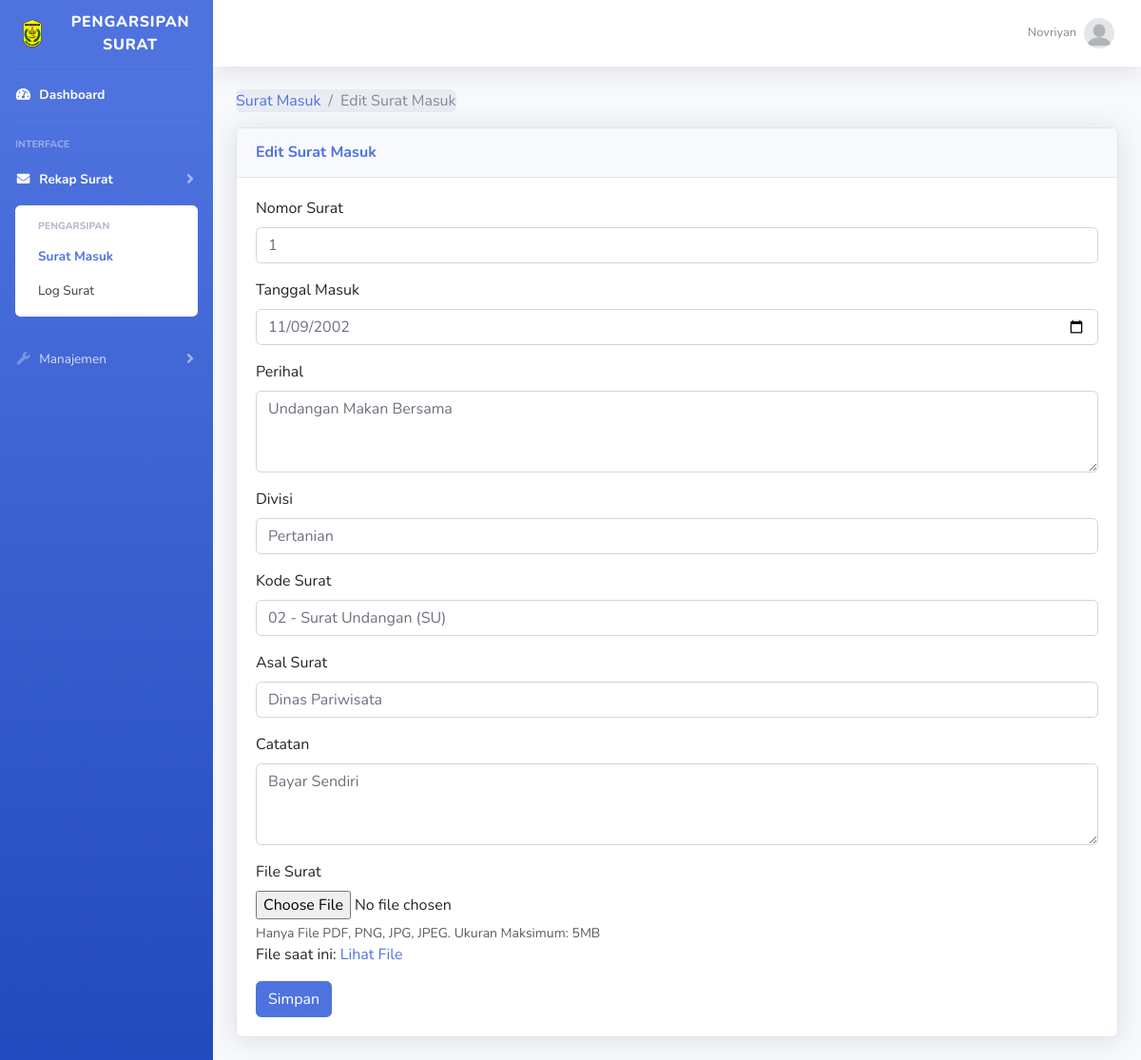
The page /admin/surat_masuk_edit.php?id=28 (signed in) on the database its author committed.
### tables this page shows
CREATE TABLE `user` (
  `id_user` int(3) NOT NULL,
  `nm_user` varchar(100) NOT NULL,
  `username` varchar(70) NOT NULL,
  `password` varchar(50) NOT NULL,
  `role` enum('pegawai','admin') NOT NULL
);

CREATE TABLE `surat_masuk` (
  `id_surat` int(11) NOT NULL,
  `no_surat` varchar(50) NOT NULL,
  `tanggal_masuk` date NOT NULL,
  `perihal` varchar(500) NOT NULL,
  `file_surat` varchar(500) DEFAULT NULL,
  `id_user` int(11) NOT NULL,
  `id_divisi` int(11) NOT NULL,
  `id_kode_surat` int(11) NOT NULL,
  `id_asal_surat` int(11) NOT NULL,
  `catatan` varchar(300) DEFAULT NULL
);

CREATE TABLE `divisi` (
  `id_divisi` int(11) NOT NULL,
  `nama_divisi` varchar(50) NOT NULL
);

CREATE TABLE `kode_surat` (
  `id_kode_surat` int(11) NOT NULL,
  `kode_surat` varchar(50) NOT NULL,
  `keterangan` varchar(50) NOT NULL
);

CREATE TABLE `asal_surat` (
  `id_asal_surat` int(11) NOT NULL,
  `nama_instansi` varchar(200) NOT NULL,
  `alamat_instansi` varchar(200) NOT NULL,
  `no_telpon_instansi` varchar(30) NOT NULL,
  `email_instansi` varchar(100) NOT NULL
);

### admin/surat_masuk_edit.php (the view, shortened to what this page needs)
<?php
include "../koneksi.php";
$id_surat = $_GET['id'];
$query = "SELECT * FROM surat_masuk WHERE id_surat = '$id_surat'";
$result = mysqli_query($conn, $query);
$data_surat = mysqli_fetch_assoc($result);
$divisi_query = mysqli_query($conn, "SELECT * FROM divisi");
$kode_surat_query = mysqli_query($conn, "SELECT * FROM kode_surat");
$asal_surat_query = mysqli_query($conn, "SELECT * FROM asal_surat");
?>
<!DOCTYPE html>
<html lang="en">
<head>
    <link href="https://cdn.jsdelivr.net/npm/bootstrap@5.3.0-alpha1/dist/css/bootstrap.min.css" rel="stylesheet">
    <link href="https://cdn.jsdelivr.net/npm/boxicons@2.1.4/css/boxicons.min.css" rel="stylesheet">
    <link href="../vendor/fontawesome-free/css/all.min.css" rel="stylesheet" type="text/css">
    <link href="../css/sb-admin-2.min.css" rel="stylesheet">
</head>
<body id="page-top">
    <div id="wrapper">
        <ul class="navbar-nav bg-gradient-primary sidebar sidebar-dark accordion" id="accordionSidebar">
            <a class="sidebar-brand d-flex align-items-center justify-content-center" href="index.php">
                <div class="sidebar-brand-icon">
                    <img src="../img/Kayuh_Baimbai.png" alt="Logo" style="width: 50px; height: auto;">
                </div>
                <div class="sidebar-brand-text mx-3">Pengarsipan Surat</div>
            </a>
            <hr class="sidebar-divider my-0">
            <li class="nav-item active">
                <a class="nav-link" href="index.php">
                    <i class="fas fa-fw fa-tachometer-alt"></i>
                    <span>Dashboard</span></a>
            </li>
            <hr class="sidebar-divider">
            <div class="sidebar-heading">
                Interface
            </div>
            <li class="nav-item active">
                <a class="nav-link collapsed" href="#" data-toggle="collapse" data-target="#collapseTwo"
                    aria-expanded="true" aria-controls="collapseTwo">
                    <i class="fas fa-fw fa-envelope"></i>
                    <span>Rekap Surat</span>
                </a>
                <div id="collapseTwo" class="collapse show" aria-labelledby="headingTwo" data-parent="#accordionSidebar">
                    <div class="bg-white py-2 collapse-inner rounded">
                        <h6 class="collapse-header">Pengarsipan</h6>
                        <a class="collapse-item active" href="surat_masuk.php">Surat Masuk</a>
                        <a class="collapse-item" href="log_surat.php">Log Surat</a>
                    </div>
                </div>
            </li>
            <li class="nav-item">
                <a class="nav-link collapsed" href="#" data-toggle="collapse" data-target="#collapseUtilities"
                    aria-expanded="true" aria-controls="collapseUtilities">
                    <i class="fas fa-fw fa-wrench"></i>
                    <span>Manajemen</span>
                </a>
            </li>
        </ul>
        <div id="content-wrapper" class="d-flex flex-column">
            <div id="content">
                <nav class="navbar navbar-expand navbar-light bg-white topbar mb-4 static-top shadow">
                    <ul class="navbar-nav ml-auto">
                <?php include "header.php" ?>
                <div class="container-fluid">
                        <div class="page-breadcrumb d-none d-sm-flex align-items-center mb-3">
                            <div>
                                <nav aria-label="breadcrumb">
                                    <ol class="breadcrumb mb-0 p-0">
                                        <li class="breadcrumb-item"><a href="surat_masuk.php">Surat Masuk</a></li>
                                        <li class="breadcrumb-item active" aria-current="page">Edit Surat Masuk</li>
                                    </ol>
                                </nav>
                            </div>
                        </div>
                    <div class="card shadow mb-4">
                        <div class="card-header py-3">
                            <h6 class="m-0 font-weight-bold text-primary">Edit Surat Masuk</h6>
                        </div>
                        <div class="card-body">
                            <form method="POST" enctype="multipart/form-data">
                                <div class="form-group">
                                    <label for="no_surat">Nomor Surat</label>
                                    <input type="text" class="form-control" id="no_surat" name="no_surat" value="<?php echo $data_surat['no_surat']; ?>" required>
                                </div>
                                <div class="form-group">
                                    <label for="tanggal_masuk">Tanggal Masuk</label>
                                    <input type="date" class="form-control" id="tanggal_masuk" name="tanggal_masuk" value="<?php echo $data_surat['tanggal_masuk']; ?>" required>
                                </div>
                                <div class="form-group">
                                    <label for="perihal">Perihal</label>
                                    <textarea class="form-control" id="perihal" name="perihal" rows="3" required><?php echo $data_surat['perihal']; ?></textarea>
                                </div>
                                <div class="form-group">
                                    <label for="id_divisi">Divisi</label>
                                    <select class="form-control" id="id_divisi" name="id_divisi" required>
                                        <?php while ($row = mysqli_fetch_assoc($divisi_query)) : ?>
                                            <option value="<?php echo $row['id_divisi']; ?>" <?php echo ($data_surat['id_divisi'] == $row['id_divisi']) ? 'selected' : ''; ?>>
                                                <?php echo $row['nama_divisi']; ?>
                                            </option>
                                        <?php endwhile; ?>
                                    </select>
                                </div>
                                <div class="form-group">
                                    <label for="id_kode_surat">Kode Surat</label>
                                    <select class="form-control" id="id_kode_surat" name="id_kode_surat" required>
                                        <?php while ($row = mysqli_fetch_assoc($kode_surat_query)) : ?>
                                            <option value="<?php echo $row['id_kode_surat']; ?>" <?php echo ($data_surat['id_kode_surat'] == $row['id_kode_surat']) ? 'selected' : ''; ?>>
                                                <?php echo $row['kode_surat'] . ' - ' . $row['keterangan']; ?>
                                            </option>
                                        <?php endwhile; ?>
                                    </select>
                                </div>
                                <div class="form-group">
                                    <label for="id_asal_surat">Asal Surat</label>
                                    <select class="form-control" id="id_asal_surat" name="id_asal_surat" required>
                                        <?php while ($row = mysqli_fetch_assoc($asal_surat_query)) : ?>
                                            <option value="<?php echo $row['id_asal_surat']; ?>" <?php echo ($data_surat['id_asal_surat'] == $row['id_asal_surat']) ? 'selected' : ''; ?>>
                                                <?php echo $row['nama_instansi']; ?>
                                            </option>
                                        <?php endwhile; ?>
                                    </select>
                                </div>
                                <div class="form-group">
                                    <label for="catatan">Catatan</label>
                                    <textarea class="form-control" id="catatan" name="catatan" rows="3"><?php echo $data_surat['catatan']; ?></textarea>
                                </div>
                                <div class="form-group">
                                    <label for="file_surat">File Surat</label>
                                    <input type="file" class="form-control-file" id="file_surat" name="file_surat" accept=".pdf,.png,.jpg,.jpeg">
                                    <div class="form-text">Hanya File PDF, PNG, JPG, JPEG. Ukuran Maksimum: 5MB</div>
                                    <?php if ($data_surat['file_surat']): ?>
                                        <p>File saat ini: <a href="<?php echo $data_surat['file_surat']; ?>" target="_blank">Lihat File</a></p>
                                    <?php endif; ?>
                                </div>
                                <button type="submit" class="btn btn-primary">Simpan</button>
                            </form>
                        </div>
                    </div>
                </div>
            </div>
        </div>
    </div>
    <link rel="stylesheet" href="https://cdn.datatables.net/1.13.6/css/jquery.dataTables.min.css">
    <link rel="stylesheet" href="https://cdn.datatables.net/buttons/2.4.1/css/buttons.dataTables.min.css">
</body>
</html>

### admin/header.php (shortened to what this page needs)
<?php
include "../koneksi.php";
$id_user = $_SESSION['id_user'];
$query = "SELECT nm_user FROM user WHERE id_user = ?";
$stmt = $conn->prepare($query);
$stmt->bind_param("i", $id_user);
$stmt->execute();
$stmt->bind_result($nm_user);
?>
                            <li class="nav-item dropdown no-arrow">
                                <a class="nav-link dropdown-toggle" href="#" id="userDropdown" role="button"
                                    data-toggle="dropdown" aria-haspopup="true" aria-expanded="false">
                                    <span class="mr-2 d-none d-lg-inline text-gray-600 small"><?php echo htmlspecialchars($nm_user); ?>
                                    </span>
                                    <img class="img-profile rounded-circle"
                                        src="../img/profil.jpg">
                                </a>
                       </li>
                   </ul>
               </nav>

### rows shown on the page
user: nm_user "Novriyan"
surat_masuk: no_surat "1", tanggal_masuk "11/09/2002", perihal "Undangan Makan Bersama", id_divisi "Pertanian", id_kode_surat "02 - Surat Undangan (SU)", id_asal_surat "Dinas Pariwisata", catatan "Bayar Sendiri"
